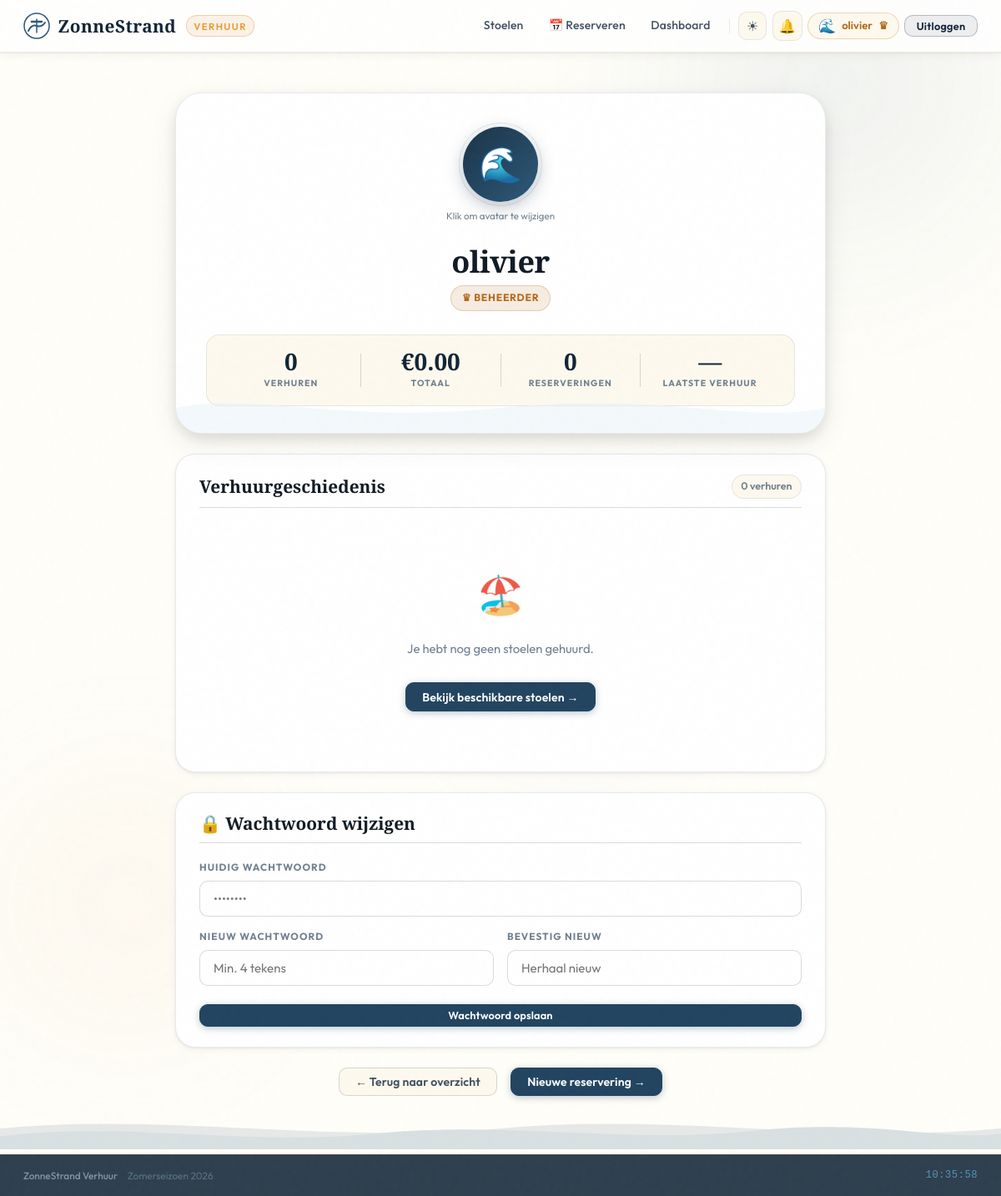
The app's page /profiel (signed in) with its own data.
### tables this page shows
CREATE TABLE users (
    id       INTEGER PRIMARY KEY AUTOINCREMENT,
    username TEXT    UNIQUE NOT NULL,
    password TEXT    NOT NULL,
    role     TEXT    NOT NULL DEFAULT 'klant'
, avatar TEXT DEFAULT 'wave');

### routes.py (the view)
@main_routes.route("/profiel")
def profiel():
    if not logged_in():
        flash("Je moet ingelogd zijn.", "error"); return redirect("/login")
    username   = session["user"]
    stats      = get_user_stats(username)
    rentals    = get_user_rentals(username, limit=15)
    avatar     = get_avatar(username)
    reserv     = get_user_reservations(username, upcoming_only=True)
    notifs     = get_user_notifications(username)
    mark_notifications_read(username)
    return render_template("profiel.html",
        user=username, role=session.get("role"),
        stats=stats, rentals=rentals, avatar=avatar,
        avatars=AVATARS, reservations=reserv, notifications=notifs,
        notif_count=0)

### models.py (called while the page is built)
def get_db():
    conn = sqlite3.connect(DB_NAME)
    conn.row_factory = sqlite3.Row
    return conn

def get_avatar(username):
    conn = get_db()
    try:
        r = conn.execute("SELECT avatar FROM users WHERE username=?", (username,)).fetchone()
        conn.close()
        return r["avatar"] if r and r["avatar"] else "wave"
    except Exception:
        conn.close()
        return "wave"

def get_user_reservations(username, upcoming_only=True):
    try:
        conn = get_db()
        if upcoming_only:
            rows = conn.execute("""
                SELECT * FROM reservations
                WHERE reserved_by=? AND date >= date('now','localtime')
                ORDER BY date, time_slot
            """, (username,)).fetchall()
        else:
            rows = conn.execute(
                "SELECT * FROM reservations WHERE reserved_by=? ORDER BY date DESC", (username,)
            ).fetchall()
        conn.close()
        return rows
    except Exception:
        return []

def get_user_rentals(username, limit=15):
    conn = get_db()
    rows = conn.execute(
        "SELECT * FROM rentals WHERE rented_by=? ORDER BY date DESC LIMIT ?",
        (username, limit)
    ).fetchall()
    conn.close()
    return rows

def get_user_stats(username):
    conn = get_db()
    r = conn.execute("""
        SELECT COUNT(*) total_rentals, SUM(price) total_spent, MAX(date) last_rental
        FROM rentals WHERE rented_by=?
    """, (username,)).fetchone()
    conn.close()
    return {
        "total_rentals": r["total_rentals"] or 0,
        "total_spent":   r["total_spent"]   or 0.0,
        "last_rental":   r["last_rental"]   or "—",
    }

def get_user_notifications(username):
    try:
        conn = get_db()
        rows = conn.execute("""
            SELECT * FROM notifications
            WHERE username=? ORDER BY created_at DESC LIMIT 15
        """, (username,)).fetchall()
        conn.close()
        return rows
    except Exception:
        return []

def mark_notifications_read(username):
    try:
        conn = get_db()
        conn.execute("UPDATE notifications SET is_read=1 WHERE username=?", (username,))
        conn.commit()
        conn.close()
    except Exception:
        pass

### routes.py (called while the page is built)
def logged_in(): return "user" in session

### templates/profiel.html (shortened to what this page needs)
{% extends "base.html" %}
{% block content %}
<div class="profile-page">
    <div class="profile-hero-card">
        <div class="phc-backdrop" aria-hidden="true">
            <svg class="phc-wave" viewBox="0 0 800 120" preserveAspectRatio="none">
                <path d="M0,60 C100,20 200,100 400,60 C600,20 700,100 800,60 L800,120 L0,120Z" fill="currentColor"/>
            </svg>
        </div>
        <div class="profile-avatar-wrap">
            <div class="profile-avatar" id="current-avatar" title="Klik om te wijzigen">
                <span class="avatar-display" id="avatar-display">{{ avatars[avatar] }}</span>
            </div>
            <span class="avatar-hint">Klik om avatar te wijzigen</span>
        </div>
        <div class="profile-info">
            <h1 class="profile-username">{{ user }}</h1>
            <div class="profile-role-tag {% if role == 'admin' %}tag-admin{% else %}tag-user{% endif %}">
                {% if role == 'admin' %}♛ Beheerder{% else %}🌊 Strandgast{% endif %}
            </div>
        </div>
        <div class="profile-hero-stats">
            <div class="phs-item">
                <span class="phs-val">{{ stats.total_rentals }}</span>
                <span class="phs-lbl">Verhuren</span>
            </div>
            <div class="phs-item">
                <span class="phs-val">€{{ "%.2f"|format(stats.total_spent|float) }}</span>
                <span class="phs-lbl">Totaal</span>
            </div>
            <div class="phs-item">
                <span class="phs-val">{{ reservations|length }}</span>
                <span class="phs-lbl">Reserveringen</span>
            </div>
            <div class="phs-item">
                <span class="phs-val">{{ stats.last_rental[:10] if stats.last_rental != '—' else '—' }}</span>
                <span class="phs-lbl">Laatste verhuur</span>
            </div>
        </div>
    </div>
    <div class="profile-section">
        <div class="ps-header">
            <h2 class="ps-title">Verhuurgeschiedenis</h2>
            <span class="ps-count">{{ stats.total_rentals }} verhuren</span>
        </div>
        {% if rentals %}
        <div class="ps-table-wrap">
            <table class="ps-table">
                <thead><tr><th>Stoel</th><th>Tijdslot</th><th>Bedrag</th><th>Datum &amp; tijd</th></tr></thead>
                <tbody>
                {% for r in rentals %}
                <tr>
                    <td><div class="chair-badge">#{{ r['chair_id'] }}</div></td>
                    <td><span class="time-badge">{{ r['time_slot'] or '—' }}</span></td>
                    <td class="price-cell">€{{ "%.2f"|format(r['price']|float) }}</td>
                    <td class="date-cell">{{ r['date'][:16] }}</td>
                </tr>
                {% endfor %}
                </tbody>
            </table>
        </div>
        {% else %}
        <div class="ps-empty">
            <div class="ps-empty-icon">🏖️</div>
            <p>Je hebt nog geen stoelen gehuurd.</p>
            <a href="/" class="btn btn-primary mt-1">Bekijk beschikbare stoelen →</a>
        </div>
        {% endif %}
    </div>
    <div class="profile-section">
        <div class="ps-header">
            <h2 class="ps-title">🔒 Wachtwoord wijzigen</h2>
        </div>
        <form method="POST" action="/profiel/wachtwoord" class="pw-form">
            <div class="field">
                <label class="field-label">Huidig wachtwoord</label>
                <input type="password" name="current_password" class="field-control"
                       placeholder="••••••••" required>
            </div>
            <div class="field-row">
                <div class="field">
                    <label class="field-label">Nieuw wachtwoord</label>
                    <input type="password" name="new_password" class="field-control"
                           placeholder="Min. 4 tekens" required minlength="4">
                </div>
                <div class="field">
                    <label class="field-label">Bevestig nieuw</label>
                    <input type="password" name="confirm_password" class="field-control"
                           placeholder="Herhaal nieuw" required>
                </div>
            </div>
            <button type="submit" class="btn btn-primary btn-sm" style="margin-top:.5rem">
                Wachtwoord opslaan
            </button>
        </form>
    </div>
    <div class="profile-footer-nav">
        <a href="/" class="btn btn-subtle">← Terug naar overzicht</a>
        <a href="/reserveer" class="btn btn-primary">Nieuwe reservering →</a>
    </div>
</div>
{% endblock %}

### templates/base.html (shortened to what this page needs)
<!DOCTYPE html>
<html lang="nl" data-theme="light">
<head>
    <link rel="stylesheet" href="/static/style.css">
</head>
<body>
<div class="ambient-bg" aria-hidden="true">
    <div class="ambient-orb orb-2"></div>
</div>
<div class="ocean-strip" aria-hidden="true">
</div>
<header class="site-header" id="site-header">
    <nav class="navbar">
        <a href="/" class="nav-brand">
            <div class="brand-mark">
            </div>
            <span class="brand-name">ZonneStrand</span>
            <span class="brand-tag">Verhuur</span>
        </a>
        <div class="nav-links" id="nav-links">
            <a href="/" class="nav-link {% if request.path=='/' %}is-active{% endif %}">Stoelen</a>
            {% if session.get('user') %}
            <a href="/reserveer" class="nav-link {% if request.path=='/reserveer' %}is-active{% endif %}">📅 Reserveren</a>
            {% endif %}
            {% if session.get('role') == 'admin' %}
            <a href="/beheer" class="nav-link {% if request.path=='/beheer' %}is-active{% endif %}">Dashboard</a>
            {% endif %}
            <button class="theme-btn" id="theme-btn" aria-label="Thema wisselen">
                <span class="icon-light">☀</span>
            </button>
            {% if session.get('user') %}
                <div class="notif-wrap" id="notif-wrap">
                    <button class="notif-bell" id="notif-btn" aria-label="Meldingen" title="Meldingen">
                        🔔
                    </button>
                </div>
                <a href="/profiel" class="nav-avatar-btn {% if session.get('role')=='admin' %}is-admin{% endif %}" title="Mijn profiel">
                    <span class="avatar-emoji">{{ session.get('avatar_emoji', '🌊') }}</span>
                    <span class="avatar-name">{{ session.get('user') }}</span>
                    {% if session.get('role') == 'admin' %}<span class="admin-crown">♛</span>{% endif %}
                </a>
                <a href="/logout" class="btn btn-outline-nav btn-sm">Uitloggen</a>
            {% else %}
                <a href="/login"    class="btn btn-outline-nav btn-sm">Inloggen</a>
                <a href="/register" class="btn btn-solid-nav btn-sm">Registreren</a>
            {% endif %}
        </div>
    </nav>
</header>
<main class="page-main" id="page-main">
    {% block content %}{% endblock %}
</main>
<footer class="site-footer">
    <div class="footer-inner">
        <div class="footer-left">
            <strong>ZonneStrand Verhuur</strong>
            <span>Zomerseizoen 2026</span>
        </div>
        <span class="footer-clock" id="live-clock"></span>
    </div>
</footer>
</body>
</html>

### records on screen
users: get "olivier", avatar "🌊", username "olivier"

### other values on screen
{{ session.get('avatar_emoji', '🌊') }} "🌊"
{{ stats.total_rentals }} "0"
{{ "%.2f"|format(stats.total_spent|float) }} "0.00"
{{ reservations|length }} "0"
{{ stats.last_rental[:10] if stats.last_rental != '—' else '—' }} "—"
